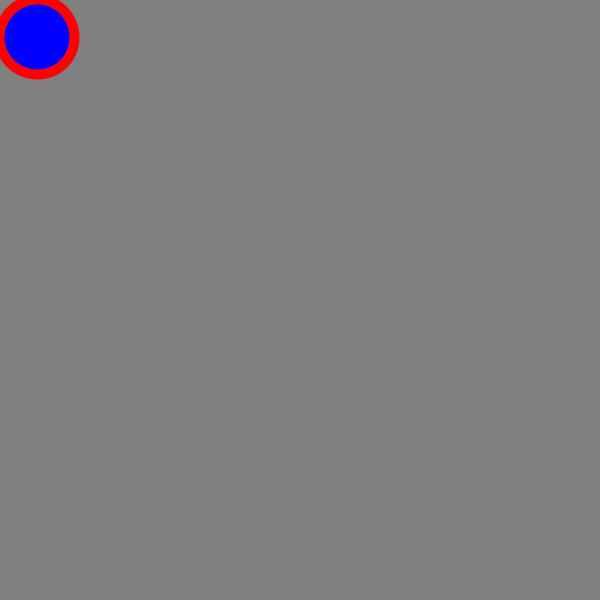
Frame 1 (no input)
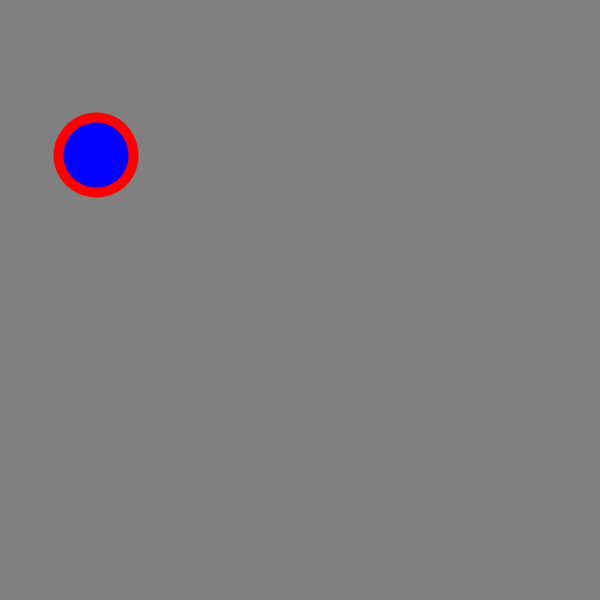
Frame 60 (the mouse pressed at the canvas centre just before this capture)
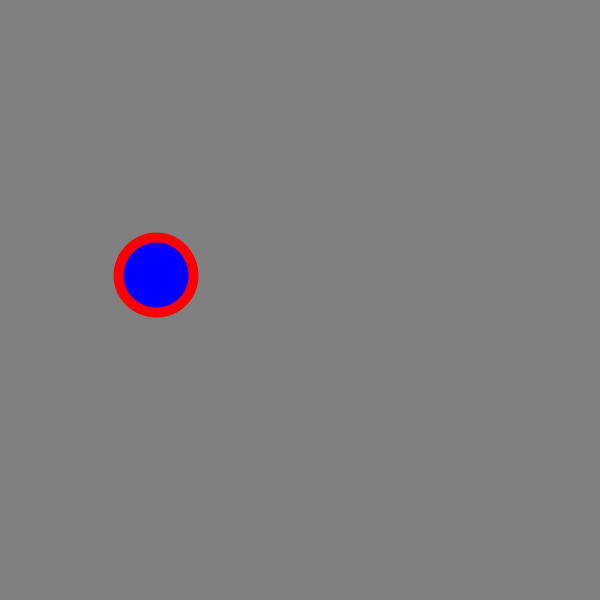
Frame 120 (the mouse held since frame 60 and released just before this capture)

The Processing sketch that drew these frames (run headless with seeded random() and noise(); from frame 60 on, the mouse is pressed at the canvas centre):

// Processing sketch: Ball
// ── Ball.pde
int diameter = 75;
int xPos = diameter/2;
int yPos = diameter/2;
boolean movingLeft = false;
boolean movingDown = true;

void setup(){
  size(600,600);
}

void draw() {
  //frameRate(200);
  background(128);
  fill (0,0,255);
  stroke (255,0,0);
  strokeWeight (10);
  ellipse(xPos,yPos,diameter,diameter);
  if (movingLeft)
    xPos--;
  else
    xPos++;
  
  if(movingDown)
    yPos+=2;
  else
    yPos-=2;
  
   checkBounce();
}

void checkBounce(){
  if (xPos >= width - diameter/2)
    movingLeft = true;
  else if (xPos <= diameter/2)
    movingLeft = false;

  if (yPos <= diameter/2)
     movingDown = true;
  else if (yPos >= height - diameter/2)
   movingDown = false;
}

void mouseClicked(){
  movingLeft = !movingLeft;
}
